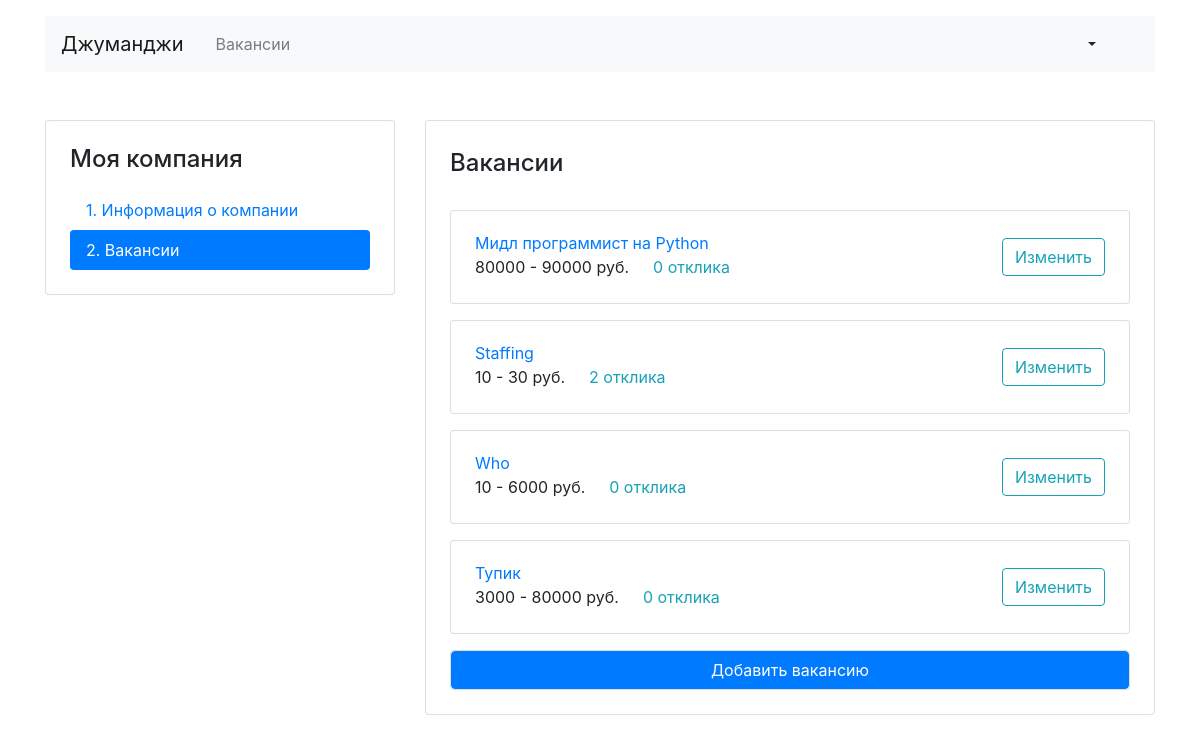
Page /own-vacancies/ (signed in) on the committed database.
### jumanji/models.py (models this page shows)
class Vacancy(models.Model):
    title = models.CharField(max_length=64)
    specialty = models.ForeignKey(Specialty, on_delete=models.CASCADE, related_name='vacancies')
    company = models.ForeignKey(Company, on_delete=models.CASCADE, related_name='vacancies')
    salary_min = models.IntegerField()
    salary_max = models.IntegerField()
    published_at = models.DateField(auto_now_add=True)
    skills = models.CharField(max_length=600)
    description = models.CharField(max_length=5000)

### jumanji/views.py (the view)
# urls.py: path('own-vacancies/', OwnCompanyVacanciesButton.as_view(), name='vacancies-suggest'),
class OwnCompanyVacanciesButton(View):
    def get(self, request):
        company = Company.objects.filter(owner=request.user).first()
        if company is None:
            return redirect(reverse('own-company-create'))
        else:
            vacancies = Vacancy.objects.filter(company=company).annotate(applications_count=Count('applications'))
            if vacancies is None:
                return redirect(reverse('create-vacancy'))
            else:
                return render(request, 'jumanji/vacancy-list.html', context={'vacancies': vacancies})

### jumanji/templates/jumanji/vacancy-list.html (shortened to what this page needs)
{% extends 'jumanji/base.html' %}
{% block container %}
  <main class="container mt-3 pb-5">
    <div class="row mt-5">
      <div class="col-12 col-lg-4">
        <aside class="pt-3 pb-4 px-4 mb-5 card">
          <h1 class="h4 pt-2 pb-2">Моя компания</h1>
          <div class="nav flex-column nav-pills" id="v-pills-tab" role="tablist" aria-orientation="vertical">
            <a class="nav-link" href="{% url 'own-company-edit' %}">1. Информация о&nbsp;компании</a>
            <a class="nav-link active" href="{% url 'vacancies-suggest' %}">2. Вакансии</a>
          </div>
        </aside>
      </div>
      <div class="col-12 col-lg-8">
        <div class="card">
          <div class="card-body px-4 pb-4">
            <section class="tab-pane fade show active">
              <h2 class="h4 pt-2 pb-3">Вакансии</h2>
                {% for vacancy in vacancies %}
              <div class="card mt-3">
                <div class="card-body px-4">
                  <div class="row align-items-center">
                    <div class="col-6 col-lg-8">
                      <a href="#" class="mb-1">{{ vacancy.title }}</a>
                      <p class="mb-1">
                        <span class="mr-4">{{ vacancy.salary_min }} - {{ vacancy.salary_max }} руб.</span><a href="#" class="text-info">{{ vacancy.applications_count }} отклика</a>
                      </p>
                    </div>
                    <div class="col-6 col-lg-4 text-right">
                      <a href="{% url 'edit-vacancy' vacancy_id=vacancy.id %}" class="btn btn-outline-info">Изменить</a>
                    </div>
                  </div>
                </div>
              </div>
                {% endfor %}
                <div class="card mt-3">
                <a href="{% url 'create-vacancy' %}" class="btn btn-primary">Добавить вакансию</a>
              </div>
            </section>
          </div>
        </div>
      </div>
    </div>
  </main>
{% endblock %}

### rows in the picture
Vacancy: title "Мидл программист на Python", salary_min "80000", salary_max "90000", applications_count "0"
Vacancy: title "Staffing", salary_min "10", salary_max "30", applications_count "2"
Vacancy: title "Who", salary_min "10", salary_max "6000", applications_count "0"
Vacancy: title "Тупик", salary_min "3000", salary_max "80000", applications_count "0"
